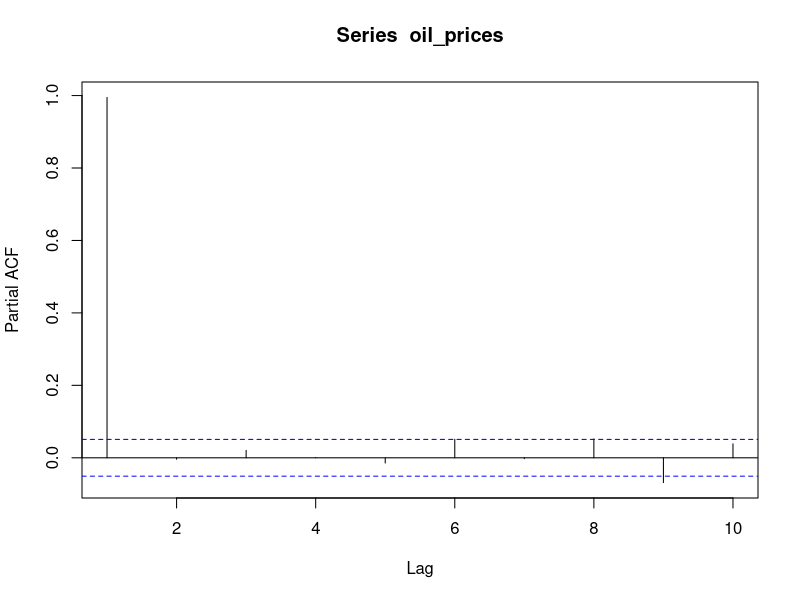
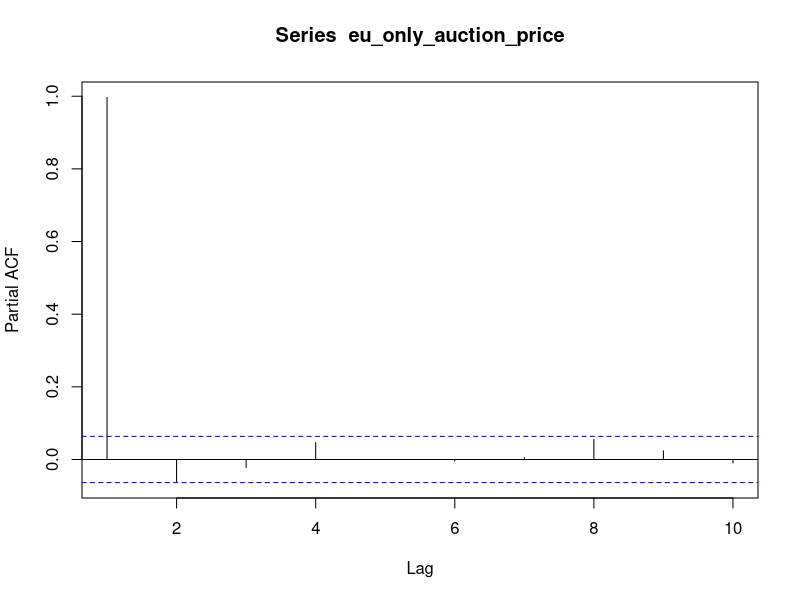
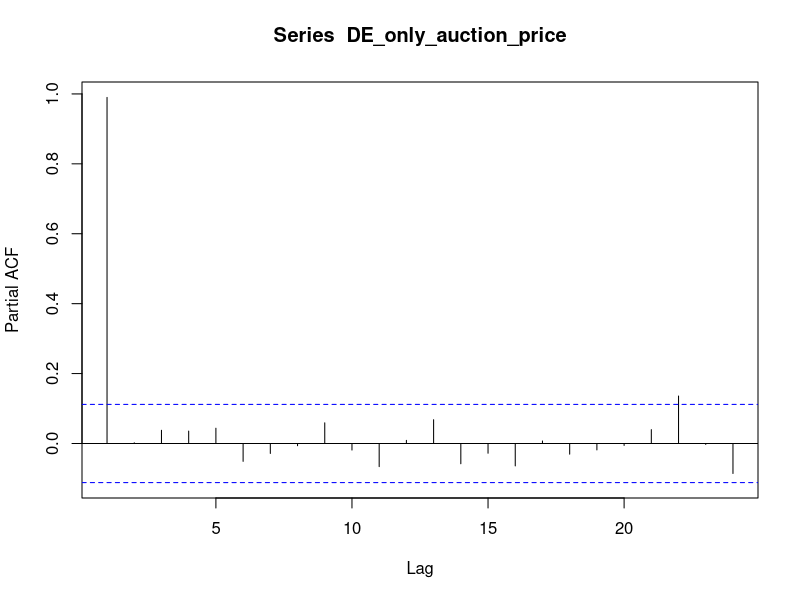

Source code (R) for these figures, in order: (Note: this script raises an error after producing the figures.)
## ---- chunk 1
knitr::opts_chunk$set(echo = TRUE)
library(readxl)
library(tseries)
library(ggplot2)
library(tidyverse)
library(reshape2)
library(car)
library(lubridate)

## ---- chunk 2
brent_crude_prices<- read_excel("brent_crude_prices.xlsx")
co2_emissions_data<-read.csv("co2_emission.csv")
ftse<- read.csv("FTSE 100 Historical Data.csv")
eu_ets_data<-read_excel("EU-ETS-data.xlsx")
## ---- chunk 3
eu_ets_data$Date<- as.Date(eu_ets_data$Date)
brent_crude_prices$Date<- as.Date(brent_crude_prices$Date)
ftse$Date<- mdy(ftse$Date)
ftse$Price<- as.numeric(str_replace(ftse$Price,",",""))
## ---- chunk 4
auction_and_oil<- merge(x=eu_ets_data,y=brent_crude_prices, 
                         by="Date", all.x=TRUE) 

auction_and_oil<-auction_and_oil |> filter(is.na(auction_and_oil$`Europe Brent Spot Price FOB (Dollars per Barrel)`)==FALSE)

oil_prices<- auction_and_oil$`Europe Brent Spot Price FOB (Dollars per Barrel)`
pacf(oil_prices, lag=10, pl=TRUE)

ets_stock_and_oil_data<- merge(x=auction_and_oil, y= ftse, by='Date', all.x=TRUE)
## ---- chunk 5
#First let's change auction name to just have EU, DE, PL or EUAA:

ets_stock_and_oil_data<- ets_stock_and_oil_data |> mutate(
                AuctionType = ifelse(str_detect(`Auction Name`, "EUAA")==TRUE,
                                                                        "EUAA",
                                                    str_sub(`Auction Name`,-2,)
), .after=`Auction Name`)
## ---- chunk 6
EU_only_auction<- ets_stock_and_oil_data |> filter(AuctionType=="EU") |> filter(
                                          is.na(`Auction Price €/tCO2`)==FALSE
)
eu_only_auction_price<-EU_only_auction$`Auction Price €/tCO2`

pacf(eu_only_auction_price, lag=10, pl=TRUE)

#Auction Price Lag
Auction_Price_lag<- EU_only_auction$`Auction Price €/tCO2`[1:length(EU_only_auction$`Auction Price €/tCO2`)-1]
Auction_Price_lag<- c(0,Auction_Price_lag)
EU_only_with_lag<- EU_only_auction |> mutate(
                                          Auction_Price_lag= Auction_Price_lag, .after=`Auction Price €/tCO2`
)

#Maximum bid lag
Max_bid_lag<- EU_only_auction$`Maximum Bid €/tCO2`[1:length(EU_only_auction$`Maximum Bid €/tCO2`)-1]
Max_bid_lag<- c(0,Max_bid_lag)
EU_only_with_lag<- EU_only_with_lag |> mutate(
                                          Max_bid_lag= Max_bid_lag, .after=`Maximum Bid €/tCO2`
)

#Avg bids per bidder lag
Avg_num_bids_per_bidder_lag<- EU_only_auction$`Average number of bids per bidder`[1:length(EU_only_auction$`Average number of bids per bidder`)-1]
Avg_num_bids_per_bidder_lag<- c(0,Avg_num_bids_per_bidder_lag)
EU_only_with_lag<- EU_only_with_lag |> mutate(
                                          Avg_num_bids_per_bidder_lag= Avg_num_bids_per_bidder_lag, .after=`Average number of bids per bidder`
)

#Avg vol per bidder
Avg_vol_per_bidder_lag<- EU_only_auction$`Average volume bid per bidder`[1:length(EU_only_auction$`Average volume bid per bidder`)-1]
Avg_vol_per_bidder_lag<- c(0,Avg_vol_per_bidder_lag)
EU_only_with_lag<- EU_only_with_lag |> mutate(
                                          Avg_vol_per_bidder_lag= Avg_vol_per_bidder_lag, .after=`Average volume bid per bidder`
)

#oil price lag
EU_only_with_lag<- EU_only_with_lag |> rename(
                        oil_price = `Europe Brent Spot Price FOB (Dollars per Barrel)`
)
oil_price_lag<- EU_only_auction$oil_price[1:length(EU_only_auction$oil_price)-1]
oil_price_lag<- c(0,oil_price_lag)
EU_only_with_lag<- EU_only_with_lag |> mutate(
                                          oil_price_lag= oil_price_lag, .after= oil_price
)

#ftse price lag:
EU_only_with_lag<- EU_only_with_lag |> rename(
                        ftse_price = Price
)
ftse_price_lag<- EU_only_auction$ftse_price[1:length(EU_only_auction$ftse_price)-1]
ftse_price_lag<- c(0,ftse_price_lag)
EU_only_with_lag<- EU_only_with_lag |> mutate(
                                          ftse_price_lag= ftse_price_lag, .after= ftse_price
)

#Auction Volume tCO2 lag:

Auction_vol_lag<- EU_only_auction$`Auction Volume tCO2`[1:length(EU_only_auction$`Auction Volume tCO2`)-1]
Auction_vol_lag<- c(0,Auction_vol_lag)
EU_only_with_lag<- EU_only_with_lag |> mutate(
                                          Auction_vol_lag= Auction_vol_lag, .after=`Auction Volume tCO2`
)
##

EU_only_auction_variables_fit<- glm(`Auction Price €/tCO2`~ Auction_Price_lag+ `Auction Volume tCO2`+ `Maximum Bid €/tCO2`,
                            family=gaussian, data=EU_only_with_lag)

durbinWatsonTest(EU_only_auction_variables_fit)
summary(EU_only_auction_variables_fit)

#DW of 1.27. Not terrible. How do we push this up to acceptable levels?


#EU_only_oil_fit<- glm(`Auction Price €/tCO2`~ lag+ `Auction Volume tCO2`+ `Maximum Bid €/tCO2`+
 #                                   oil_price,
  #                          family=gaussian, data=EU_only_with_lag)
#summary(EU_only_oil_fit)
#durbinWatsonTest(EU_only_oil_fit)


#So the difference in DW witha nd without oil prices isn't huge. Only 0.01 difference in the test statistic. 

## ---- chunk 7
DE_only_auction<-ets_stock_and_oil_data |> filter(AuctionType=="DE") |> filter(
                                          is.na(`Auction Price €/tCO2`)==FALSE
)
DE_only_auction_price<- DE_only_auction$`Auction Price €/tCO2`
pacf(DE_only_auction_price)


#Auction Price Lag
Auction_Price_lag<- DE_only_auction$`Auction Price €/tCO2`[1:length(DE_only_auction$`Auction Price €/tCO2`)-1]
Auction_Price_lag<- c(0,Auction_Price_lag)
DE_only_with_lag<- DE_only_auction |> mutate(
                                          Auction_Price_lag= Auction_Price_lag, .after=`Auction Price €/tCO2`
)

#Maximum bid lag
Max_bid_lag<- DE_only_auction$`Maximum Bid €/tCO2`[1:length(DE_only_auction$`Maximum Bid €/tCO2`)-1]
Max_bid_lag<- c(0,Max_bid_lag)
DE_only_with_lag<- DE_only_with_lag |> mutate(
                                          Max_bid_lag= Max_bid_lag, .after=`Maximum Bid €/tCO2`
)

#Avg bids per bidder lag
Avg_num_bids_per_bidder_lag<- DE_only_auction$`Average number of bids per bidder`[1:length(DE_only_auction$`Average number of bids per bidder`)-1]
Avg_num_bids_per_bidder_lag<- c(0,Avg_num_bids_per_bidder_lag)
DE_only_with_lag<- DE_only_with_lag |> mutate(
                                          Avg_num_bids_per_bidder_lag= Avg_num_bids_per_bidder_lag, .after=`Average number of bids per bidder`
)

#Avg vol per bidder
Avg_vol_per_bidder_lag<- DE_only_auction$`Average volume bid per bidder`[1:length(DE_only_auction$`Average volume bid per bidder`)-1]
Avg_vol_per_bidder_lag<- c(0,Avg_vol_per_bidder_lag)
DE_only_with_lag<- DE_only_with_lag |> mutate(
                                          Avg_vol_per_bidder_lag= Avg_vol_per_bidder_lag, .after=`Average volume bid per bidder`
)

#oil price lag
DE_only_with_lag<- DE_only_with_lag |> rename(
                        oil_price = `Europe Brent Spot Price FOB (Dollars per Barrel)`
)
oil_price_lag<- DE_only_auction$oil_price[1:length(DE_only_auction$oil_price)-1]
oil_price_lag<- c(0,oil_price_lag)
DE_only_with_lag<- DE_only_with_lag |> mutate(
                                          oil_price_lag= oil_price_lag, .after= oil_price
)

#ftse price lag:
DE_only_with_lag<- DE_only_with_lag |> rename(
                        ftse_price = Price
)
ftse_price_lag<- DE_only_auction$ftse_price[1:length(DE_only_auction$ftse_price)-1]
ftse_price_lag<- c(0,ftse_price_lag)
DE_only_with_lag<- DE_only_with_lag |> mutate(
                                          ftse_price_lag= ftse_price_lag, .after= ftse_price
)

#Auction Volume tCO2 lag:

Auction_vol_lag<- DE_only_auction$`Auction Volume tCO2`[1:length(DE_only_auction$`Auction Volume tCO2`)-1]
Auction_vol_lag<- c(0,Auction_vol_lag)
DE_only_with_lag<- DE_only_with_lag |> mutate(
                                          Auction_vol_lag= Auction_vol_lag, .after=`Auction Volume tCO2`
)

DE_only_oil_fit<- glm(`Auction Price €/tCO2`~ lag+ `Auction Volume tCO2`+ `Maximum Bid €/tCO2`+
                                    oil_price,
                            family=gaussian, data=DE_only_with_lag)
summary(DE_only_oil_fit)
durbinWatsonTest(DE_only_oil_fit)

pacf(DE_only_with_lag$oil_price, lag=20, pl=TRUE)

## ---- chunk 8
PL_only_auction<-ets_stock_and_oil_data |> filter(AuctionType=="PL") |> filter(
                                          is.na(`Auction Price €/tCO2`)==FALSE
)
PL_only_auction_price<- PL_only_auction$`Auction Price €/tCO2`
pacf(PL_only_auction_price)


#Auction Price Lag
Auction_Price_lag<- PL_only_auction$`Auction Price €/tCO2`[1:length(PL_only_auction$`Auction Price €/tCO2`)-1]
Auction_Price_lag<- c(0,Auction_Price_lag)
PL_only_with_lag<- PL_only_auction |> mutate(
                                          Auction_Price_lag= Auction_Price_lag, .after=`Auction Price €/tCO2`
)

#Maximum bid lag
Max_bid_lag<- PL_only_auction$`Maximum Bid €/tCO2`[1:length(PL_only_auction$`Maximum Bid €/tCO2`)-1]
Max_bid_lag<- c(0,Max_bid_lag)
PL_only_with_lag<- PL_only_with_lag |> mutate(
                                          Max_bid_lag= Max_bid_lag, .after=`Maximum Bid €/tCO2`
)

#Avg bids per bidPLr lag
Avg_num_bids_per_bidder_lag<- PL_only_auction$`Average number of bids per bidder`[1:length(PL_only_auction$`Average number of bids per bidder`)-1]
Avg_num_bids_per_bidder_lag<- c(0,Avg_num_bids_per_bidder_lag)
PL_only_with_lag<- PL_only_with_lag |> mutate(
                                          Avg_num_bids_per_bidder_lag= Avg_num_bids_per_bidder_lag, .after=`Average number of bids per bidder`
)

#Avg vol per bidder
Avg_vol_per_bidder_lag<- PL_only_auction$`Average volume bid per bidder`[1:length(PL_only_auction$`Average volume bid per bidder`)-1]
Avg_vol_per_bidder_lag<- c(0,Avg_vol_per_bidder_lag)
PL_only_with_lag<- PL_only_with_lag |> mutate(
                                          Avg_vol_per_bidder_lag= Avg_vol_per_bidder_lag, .after=`Average volume bid per bidder`
)

#oil price lag
PL_only_with_lag<- PL_only_with_lag |> rename(
                        oil_price = `Europe Brent Spot Price FOB (Dollars per Barrel)`
)
oil_price_lag<- PL_only_auction$oil_price[1:length(PL_only_auction$oil_price)-1]
oil_price_lag<- c(0,oil_price_lag)
PL_only_with_lag<- PL_only_with_lag |> mutate(
                                          oil_price_lag= oil_price_lag, .after= oil_price
)

#ftse price lag:
PL_only_with_lag<- PL_only_with_lag |> rename(
                        ftse_price = Price
)
ftse_price_lag<- PL_only_auction$ftse_price[1:length(PL_only_auction$ftse_price)-1]
ftse_price_lag<- c(0,ftse_price_lag)
PL_only_with_lag<- PL_only_with_lag |> mutate(
                                          ftse_price_lag= ftse_price_lag, .after= ftse_price
)

#Auction Volume tCO2 lag:

Auction_vol_lag<- PL_only_auction$`Auction Volume tCO2`[1:length(PL_only_auction$`Auction Volume tCO2`)-1]
Auction_vol_lag<- c(0,Auction_vol_lag)
PL_only_with_lag<- PL_only_with_lag |> mutate(
                                          Auction_vol_lag= Auction_vol_lag, .after=`Auction Volume tCO2`
)

PL_only_oil_fit<- glm(`Auction Price €/tCO2`~ lag+ `Auction Volume tCO2`+ `Maximum Bid €/tCO2`+
                                    oil_price,
                            family=gaussian, data=PL_only_with_lag)
summary(PL_only_oil_fit)
durbinWatsonTest(PL_only_oil_fit)

pacf(PL_only_with_lag$oil_price, lag=20, pl=TRUE)

#So for Poland, I don't need to worry about autocorrelation at all
## ---- chunk 9
EUAA_only_auction<-ets_stock_and_oil_data |> filter(AuctionType=="EUAA") |> filter(
                                          is.na(`Auction Price €/tCO2`)==FALSE
)
EUAA_only_auction_price<- EUAA_only_auction$`Auction Price €/tCO2`
pacf(EUAA_only_auction_price)


lag<- EUAA_only_auction$`Auction Price €/tCO2`[2:length(EUAA_only_auction$`Auction Price €/tCO2`)-1]
lag<- c(0,lag)
lag[length(lag)]<-0
EUAA_only_with_lag<- EUAA_only_auction |> mutate(
                                          lag= lag, .after=`Auction Price €/tCO2`
)

EUAA_only_auction_variables_fit<- glm(`Auction Price €/tCO2`~ lag+ `Auction Volume tCO2`+ `Maximum Bid €/tCO2`,
                            family=gaussian, data=EUAA_only_with_lag)

durbinWatsonTest(EUAA_only_auction_variables_fit)
summary(EUAA_only_auction_variables_fit)

#With oil prices:
EUAA_only_with_lag<- EUAA_only_with_lag |> rename(
                        oil_price = `Europe Brent Spot Price FOB (Dollars per Barrel)`
)

EUAA_only_oil_fit<- glm(`Auction Price €/tCO2`~ lag+ `Auction Volume tCO2`+ `Maximum Bid €/tCO2`+
                                    oil_price,
                            family=gaussian, data=EUAA_only_with_lag)
summary(EUAA_only_oil_fit)
durbinWatsonTest(EUAA_only_oil_fit)

pacf(EUAA_only_with_lag$oil_price, lag=20, pl=TRUE)

#lag isn;t significant. Should I leave it out?
EUAA_only_oil_fit<- glm(`Auction Price €/tCO2`~ `Auction Volume tCO2`+ `Maximum Bid €/tCO2`+
                                    oil_price,
                            family=gaussian, data=EUAA_only_with_lag)
durbinWatsonTest(EUAA_only_oil_fit)
summary(EUAA_only_oil_fit)
## ---- chunk 10
ets_rbind_lag<- rbind(
                                EU_only_with_lag, 
                                EUAA_only_with_lag, 
                                DE_only_with_lag, 
                                PL_only_with_lag) |> arrange(desc('Date'))

#Merging, beginning with EU lag
EU_lag<- EU_only_with_lag |> select('Date','AuctionType', 'lag')
ets_EU_only_lag<- merge(x=ets_stock_and_oil_data, y= EU_lag, by=c('Date', 'AuctionType'), all.x=TRUE)
ets_EU_only_lag<- ets_EU_only_lag |> select(-c(Price:Change..))

#DE lag:
DE_lag<- DE_only_with_lag |> select('Date', 'AuctionType', 'lag')
ets_EU_DE_with_lag<- merge(x=ets_EU_only_lag, y=DE_lag, by=c('Date', 'AuctionType'), all.x=TRUE)
ets_EU_DE_with_lag$lag.x<- ifelse(is.na(ets_EU_DE_with_lag$lag.x), 
                                  ets_EU_DE_with_lag$lag.y,
                                  ets_EU_DE_with_lag$lag.x)
ets_EU_DE_with_lag<- ets_EU_DE_with_lag |> rename('lag'='lag.x') |> select(-'lag.y')

#PL lag:
PL_lag<- PL_only_with_lag |> select('Date', 'AuctionType', 'lag')
ets_EU_DE_PL_with_lag<- merge(x=ets_EU_DE_with_lag, 
                              y= PL_lag, by = c('Date', 'AuctionType'),
                              all.x=TRUE)

ets_EU_DE_PL_with_lag$lag.x<- ifelse(is.na(ets_EU_DE_PL_with_lag$lag.x), 
                                  ets_EU_DE_PL_with_lag$lag.y,
                                  ets_EU_DE_PL_with_lag$lag.x)

ets_EU_DE_PL_with_lag<- ets_EU_DE_PL_with_lag |> rename('lag'='lag.x') |> select(-'lag.y')

#Adding EUAA lag:

EUAA_lag<- EUAA_only_with_lag |> select('Date', 'AuctionType', 'lag')

ets_representative_lag<- merge(x=ets_EU_DE_PL_with_lag,
                               y=EUAA_lag, by = c('Date', 'AuctionType'),
                               all.x=TRUE)
ets_representative_lag$lag.x<- ifelse(is.na(ets_representative_lag$lag.x), 
                                  ets_representative_lag$lag.y,
                                  ets_representative_lag$lag.x)

ets_representative_lag<- ets_representative_lag |> rename('lag'='lag.x') |> select(-'lag.y')

ets_representative_lag<- ets_representative_lag |> relocate(lag, 
                                  .after=`Auction Price €/tCO2`) |> rename(
             oil_price = `Europe Brent Spot Price FOB (Dollars per Barrel)`
                                  )
## ---- chunk 11
lag_fit<- glm(`Auction Price €/tCO2`~lag+`Auction Volume tCO2`+ `Maximum Bid €/tCO2`+
                                    oil_price,
                            family=gaussian, data=ets_representative_lag)

summary(lag_fit)

durbinWatsonTest(lag_fit)
## ---- chunk 12
ftse<- read.csv("FTSE 100 Historical Data.csv")

ftse$Date<- mdy(ftse$Date)
ftse$Price<- as.numeric(str_replace(ftse$Price,",",""))

ets_with_rep_lag<- merge(x=ets_representative_lag, y=ftse, by = 'Date', all.x=TRUE)

ets_with_rep_lag<- ets_with_rep_lag |> rename(
                                  ftse_price = Price
)

ftse_lag_fit<- glm(`Auction Price €/tCO2`~lag+`Auction Volume tCO2`+ `Maximum Bid €/tCO2`+
                                    oil_price+ftse_price,
                            family=gaussian, data=ets_with_rep_lag)

summary(ftse_lag_fit)

durbinWatsonTest(ftse_lag_fit)

## ---- chunk 13
res<- resid(ftse_lag_fit)
plot(fitted(ftse_lag_fit), res)+abline(0,0)


## ---- chunk 14
#No pooling- EU:
  
no_pool_EU<- ets_with_rep_lag |> filter(AuctionType=="EU")

eu_no_pool_fit<- glm(`Auction Price €/tCO2`~lag+`Auction Volume tCO2`+ `Maximum Bid €/tCO2`+
                                    oil_price+ftse_price,
                            family=gaussian, data=no_pool_EU)

summary(eu_no_pool_fit)

durbinWatsonTest(eu_no_pool_fit)

## ---- chunk 15
res<- resid(eu_no_pool_fit)
plot(fitted(eu_no_pool_fit), res)
## ---- chunk 16
hist(no_pool_EU$oil_price)
hist(no_pool_EU$ftse_price)
hist(no_pool_EU$`Auction Volume tCO2`)
hist(no_pool_EU$`Maximum Bid €/tCO2`)
## ---- chunk 17
eu_no_pool_fit_log<- glm(`Auction Price €/tCO2`~`Maximum Bid €/tCO2`+`Auction Volume tCO2`+ `Average bid size`+
                                    oil_price+log(ftse_price),
                            family=gaussian, data=no_pool_EU)

summary(eu_no_pool_fit_log)

durbinWatsonTest(eu_no_pool_fit_log)
## ---- chunk 18
eu_cor_frame<- ets_with_rep_lag |> select(`Auction Volume tCO2`, `Maximum Bid €/tCO2`,`Average bid size`,`Average volume bid per bidder`,
                                    oil_price, ftse_price) 

eu_cor_frame<- na.omit(eu_cor_frame)
cor_matrix<- cor(eu_cor_frame)

# Get upper triangle of the correlation matrix
get_upper_tri <- function(cormat){
  cormat[lower.tri(cormat)]<- NA
  return(cormat)
}

upper_tri <- get_upper_tri(cor_matrix)
melted_cormat <- melt(upper_tri, na.rm = TRUE)

ggplot(data = melted_cormat, aes(Var2, Var1, fill = value))+
  geom_tile(color = "white")+
  scale_fill_gradient2(low = "blue", high = "red", mid = "white", 
                       midpoint = 0, limit = c(-1,1), space = "Lab", 
                       name="Pearson\nCorrelation") +
  theme_minimal()+ 
  theme(axis.text.x = element_text(angle = 45, vjust = 1, 
                                   size = 12, hjust = 1))+
  coord_fixed()
## ---- chunk 19
ets_with_rep_lag<- na.omit(ets_with_rep_lag)
pacf(ets_with_rep_lag$`Maximum Bid €/tCO2`)
pacf(ets_with_rep_lag$`Average number of bids per bidder`)
pacf(ets_with_rep_lag$`Average volume bid per bidder`)
pacf(ets_with_rep_lag$oil_price)
pacf(ets_with_rep_lag$ftse_price)
pacf(ets_with_rep_lag$`Total Amount of Bids`)
pacf(ets_with_rep_lag$`Auction Volume tCO2`)
pacf(ets_with_rep_lag$`Auction Price €/tCO2`)
## ---- chunk 20
#Creating lag for max price:
